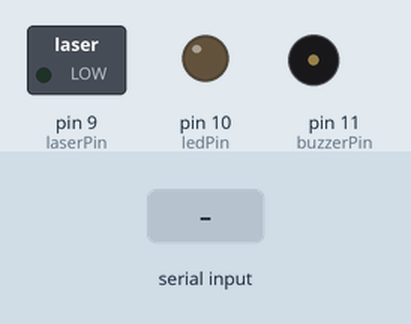
Simulated run of this sketch. Board: Arduino Mega 2560, built with avr-gcc and run on an emulated ATmega2560. On the bench: switched loads named in the sketch (green lamp = pin HIGH), output pins drawn as LEDs (lit = HIGH), buzzer (waves = sounding, pin HIGH). Dashed ring = blinking. The inputs (shaded band) are chosen by the test bench. What the sketch prints to the serial monitor is not drawn.

Above: at 1.2 s.
1.3 s: "90 45\n" received over Serial
At 1.8 s:
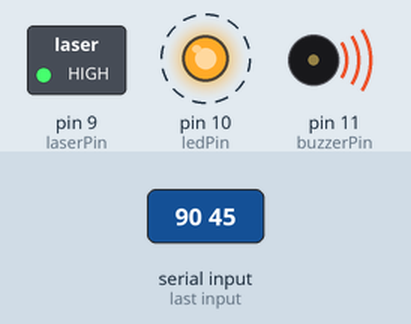
Timing chart, 0 to 10.3 s (numbered marks = the images above; inputs shaded):
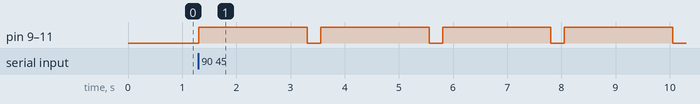

Measured:
- after the input at 1.3 s, pin 9 (laserPin), pin 10 (ledPin), pin 11 (buzzerPin): alternates HIGH for 2.0 s and LOW for 0.25 s, starting at once

The sketch:

MorseCodeTransmitter.ino
```cpp
//The pin numbers' variable
int laserPin = 9;
int ledPin = 10;
int buzzerPin = 11;

//The time durations of signals' outputs
int dotDuration = 800;
int dashDuration = 2000;
int symbolSpace = 250;
int letterSpace = 500;
int wordSpace = 3000;

//The string array to store the morse code translations of the characters
char* morseTable[36] = {
  ".-", "-...", "-.-.", "-..", ".", "..-.", "--.", "....", "..", ".---",
  "-.-", ".-..", "--", "-.", "---", ".--.", "--.-", ".-.", "...", "-",
  "..-", "...-", ".--", "-..-", "-.--", "--..", "-----", ".----", "..---",
  "...--", "....-", ".....", "-....", "--...", "---..", "----."
};

//Setting up the pins for output and the serial monitor for input
void setup(){
  //Setting the pin modes for output
  pinMode(laserPin, OUTPUT);
  pinMode(ledPin, OUTPUT);
  pinMode(buzzerPin, OUTPUT);

  //Taking input from the user through the serial monitor
  Serial.begin(9600);
  Serial.println("Enter a sentence: ");
}

//The loop function for transmission
void loop(){
  //Checking if the serial is operational
  if(Serial.available()){
    String input = Serial.readStringUntil('\n');
    input.trim();
    //Converting the letters to upper case
    input.toUpperCase();

    for(int i = 0; i < input.length(); i++){
      char c = input[i];

      if(c == ' ') {
        delay(wordSpace);
      }
      else if(isAlphaNumeric(c)){
        int index;
        //Checking if the inputed character is a digit
        if(isDigit(c)){
          index = c - '0' + 26;
        }
        else{
          index = c - 'A';
        }

        char* morse = morseTable[index];

        //Transmitting the morse code signal
        for(int j = 0; j < strlen(morse); j++){
          if(morse[j] == '.'){
            digitalWrite(laserPin, HIGH);
            digitalWrite(ledPin, HIGH);
            digitalWrite(buzzerPin, HIGH);
            delay(dotDuration);
          }
          else if(morse[j] == '-'){
            digitalWrite(laserPin, HIGH);
            digitalWrite(ledPin, HIGH);
            digitalWrite(buzzerPin, HIGH);
            delay(dashDuration);
          }

          digitalWrite(laserPin, LOW);
          digitalWrite(ledPin, LOW);
          digitalWrite(buzzerPin, LOW);
          delay(symbolSpace);
        }

        //Delay for letter spaces
        delay(letterSpace);

      }
    }

    Serial.println("\nCompleted the transmission.\n");
  }
}

 
```

FireBird5Code.c
```cpp
#define F_CPU 14745600
#include <avr/io.h>
#include <avr/interrupt.h>
#include <util/delay.h>

//Configuring the 8-pin ports
void motion_pin_config (void){
	DDRA = DDRA | 0X0F;
	PORTA = PORTA & 0xF0;
	DDRL = DDRL | 0x18;
	PORTL = PORTL | 0x18;
}

//Initializing the ports
void init_ports(){
	motion_pin_config();
}

//Initializing the output pins
void timer5_init(){
	TCCR5A = 0xA9;
	TCCR5B = 0x00;
	TCNT5H = 0xFF;
	TCNT5L = 0x01;
	OCR5AH = 0x00;
	OCR5AL = 0xFF;
	OCR5BH = 0x00;
	OCR5BL = 0xFF;
	OCR5CH = 0x00;
	OCR5CL = 0xFF;
}

//Initialing the motor pins
void velocity (unsigned char left_motor, unsigned char right_motor){
	OCR5AL = (unsigned char)left_motor;
	OCR5BL = (unsigned char)right_motor;
}

//Setting up the motors
void motion_set(unsigned char Direction){
	unsigned char PortARestore = 0;

	Direction &= 0x0F;
	PortARestore = PORTA;
	PortARestore &= 0xF0;
	PortARestore |= Direction;
	PORTA = PortARestore;
}

void forward(void){
	motion_set(0x06);
}

void backward(void){
	motion_set(0x09);
}

void left(void){
	motion_set(0x05);
}

void right(void){
	motion_set(0x0A);
}

void stop(void){
	motion_set(0x00);
}

void init_devices(void){
	cli();
	init_ports();
	timer5_init();
	sei();
}

//The driver function
int main(void){

	init_devices();

	while(1){
		//Move Foward
		velocity(100,100);
		forward();
		_delay_ms(1000);


		stop();
		_delay_ms(500);

		//Move Backward
		velocity(255,255);
		backward();
		_delay_ms(1000);

		stop();
		_delay_ms(500);

		//Rotate Right
		velocity(150,20);
		forward();
		_delay_ms(1000);

		stop();
		_delay_ms(500);

		//Rotate Left
		velocity(20,150);
		forward();
		_delay_ms(1000);

		stop();
		_delay_ms(500);

	}
}
```
